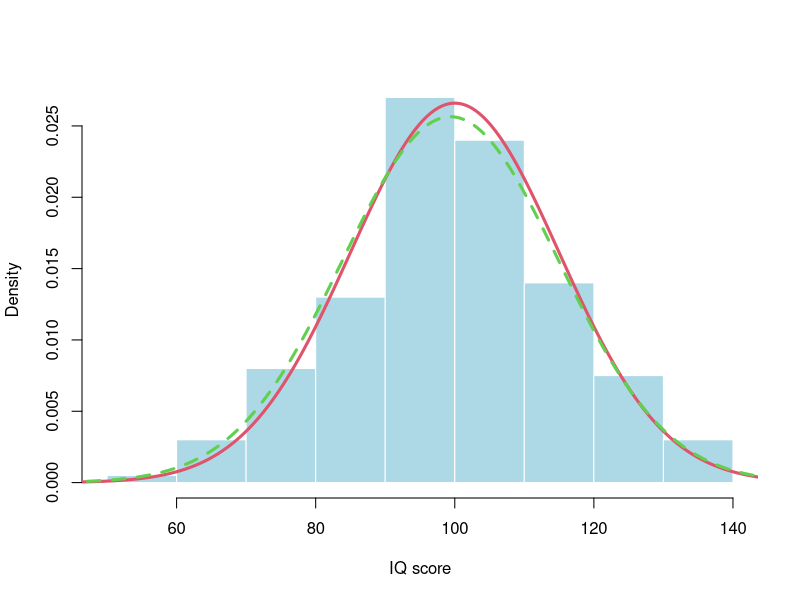
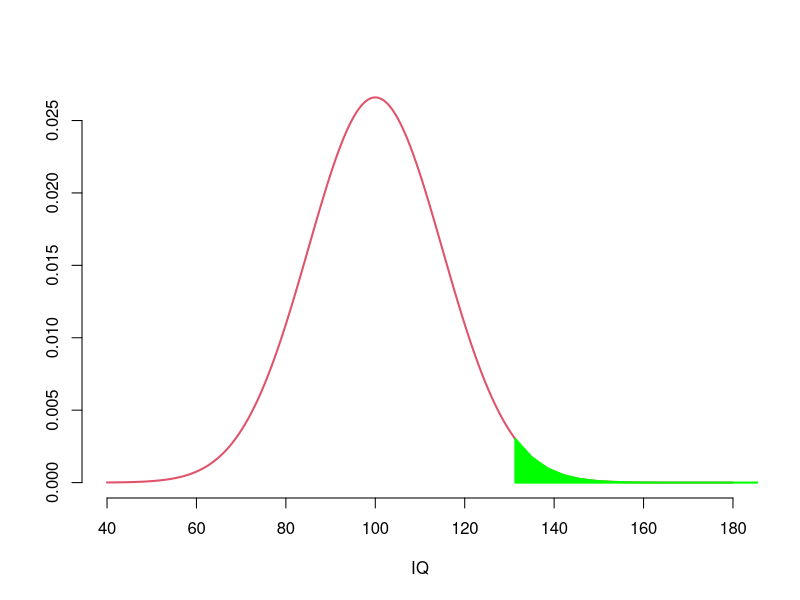

Generate these figures, in order, with R:
pdf("images/chapter_4/IQfit.pdf", width=5, height=5)
set.seed(95473)
n <- 200
samp <- rnorm(n, 100, 15)
hist(samp, freq=FALSE, main="", xlab="IQ score", border="white", col="lightblue")
xs <- seq(40, 180, length=1000)
lines(xs, dnorm(xs, 100, 15), col=2, lwd=3)
lines(xs, dnorm(xs, mean(samp), sd(samp)), col=3, lwd=3, lty=2)
dev.off()

cat(1-pnorm(150, mean=mean(samp), sd=sd(samp)), "\n")

mensacutoff <- round(quantile(samp,probs = 0.98))
cat("Sample quantile:", mensacutoff,"\n")
cat("Population quantile:", qnorm(0.98, mean=mean(samp), sd=sd(samp)), "\n")

pdf("images/chapter_4/IQtail.pdf", width=5, height=4)
xs <- seq(40,180, length=1000)
plot(xs, dnorm(xs, 100, 15), col=2, lwd=2, type='l', axes=F, ylab="", xlab="IQ")
axis(1); axis(2)
xx <- seq(qnorm(0.98, mean=mean(samp), sd=sd(samp)), 200, length=20)
yy <- dnorm(xx, 100, 15)
polygon(c(xx, rev(xx)), c(rep(0,length(xx)), rev(yy)), col="green", border="green", lwd=2)

dev.off()

